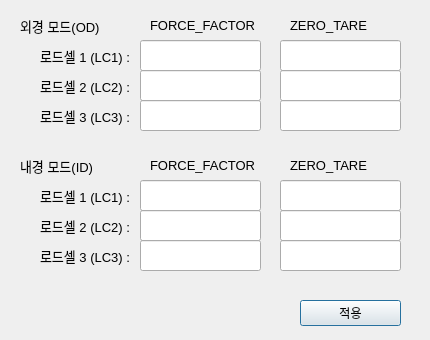
<?xml version="1.0" encoding="UTF-8"?>
<ui version="4.0">
 <class>Dialog</class>
 <widget class="QDialog" name="Dialog">
  <property name="geometry">
   <rect>
    <x>0</x>
    <y>0</y>
    <width>430</width>
    <height>340</height>
   </rect>
  </property>
  <property name="windowTitle">
   <string>Dialog</string>
  </property>
  <widget class="QLabel" name="lblCom">
   <property name="geometry">
    <rect>
     <x>20</x>
     <y>10</y>
     <width>91</width>
     <height>31</height>
    </rect>
   </property>
   <property name="font">
    <font>
     <pointsize>10</pointsize>
    </font>
   </property>
   <property name="text">
    <string>외경 모드(OD)</string>
   </property>
   <property name="alignment">
    <set>Qt::AlignmentFlag::AlignLeading|Qt::AlignmentFlag::AlignLeft|Qt::AlignmentFlag::AlignVCenter</set>
   </property>
  </widget>
  <widget class="QLabel" name="lblCom_2">
   <property name="geometry">
    <rect>
     <x>40</x>
     <y>40</y>
     <width>111</width>
     <height>31</height>
    </rect>
   </property>
   <property name="font">
    <font>
     <pointsize>10</pointsize>
    </font>
   </property>
   <property name="text">
    <string>로드셀 1 (LC1) :</string>
   </property>
   <property name="alignment">
    <set>Qt::AlignmentFlag::AlignLeading|Qt::AlignmentFlag::AlignLeft|Qt::AlignmentFlag::AlignVCenter</set>
   </property>
  </widget>
  <widget class="QPushButton" name="applyButton">
   <property name="geometry">
    <rect>
     <x>300</x>
     <y>300</y>
     <width>101</width>
     <height>26</height>
    </rect>
   </property>
   <property name="text">
    <string>적용</string>
   </property>
  </widget>
  <widget class="QLabel" name="lblCom_9">
   <property name="geometry">
    <rect>
     <x>150</x>
     <y>10</y>
     <width>111</width>
     <height>31</height>
    </rect>
   </property>
   <property name="font">
    <font>
     <pointsize>10</pointsize>
    </font>
   </property>
   <property name="text">
    <string>FORCE_FACTOR</string>
   </property>
   <property name="alignment">
    <set>Qt::AlignmentFlag::AlignLeading|Qt::AlignmentFlag::AlignLeft|Qt::AlignmentFlag::AlignVCenter</set>
   </property>
  </widget>
  <widget class="QLineEdit" name="txtODLC1Factor">
   <property name="geometry">
    <rect>
     <x>140</x>
     <y>40</y>
     <width>121</width>
     <height>31</height>
    </rect>
   </property>
   <property name="text">
    <string/>
   </property>
  </widget>
  <widget class="QLineEdit" name="txtODLC2Factor">
   <property name="geometry">
    <rect>
     <x>140</x>
     <y>70</y>
     <width>121</width>
     <height>31</height>
    </rect>
   </property>
   <property name="text">
    <string/>
   </property>
  </widget>
  <widget class="QLineEdit" name="txtODLC3Factor">
   <property name="geometry">
    <rect>
     <x>140</x>
     <y>100</y>
     <width>121</width>
     <height>31</height>
    </rect>
   </property>
   <property name="text">
    <string/>
   </property>
  </widget>
  <widget class="QLabel" name="lblCom_10">
   <property name="geometry">
    <rect>
     <x>40</x>
     <y>70</y>
     <width>111</width>
     <height>31</height>
    </rect>
   </property>
   <property name="font">
    <font>
     <pointsize>10</pointsize>
    </font>
   </property>
   <property name="text">
    <string>로드셀 2 (LC2) :</string>
   </property>
   <property name="alignment">
    <set>Qt::AlignmentFlag::AlignLeading|Qt::AlignmentFlag::AlignLeft|Qt::AlignmentFlag::AlignVCenter</set>
   </property>
  </widget>
  <widget class="QLabel" name="lblCom_11">
   <property name="geometry">
    <rect>
     <x>40</x>
     <y>100</y>
     <width>111</width>
     <height>31</height>
    </rect>
   </property>
   <property name="font">
    <font>
     <pointsize>10</pointsize>
    </font>
   </property>
   <property name="text">
    <string>로드셀 3 (LC3) :</string>
   </property>
   <property name="alignment">
    <set>Qt::AlignmentFlag::AlignLeading|Qt::AlignmentFlag::AlignLeft|Qt::AlignmentFlag::AlignVCenter</set>
   </property>
  </widget>
  <widget class="QLineEdit" name="txtIDLC3Factor">
   <property name="geometry">
    <rect>
     <x>140</x>
     <y>240</y>
     <width>121</width>
     <height>31</height>
    </rect>
   </property>
   <property name="text">
    <string/>
   </property>
  </widget>
  <widget class="QLabel" name="lblCom_3">
   <property name="geometry">
    <rect>
     <x>40</x>
     <y>180</y>
     <width>111</width>
     <height>31</height>
    </rect>
   </property>
   <property name="font">
    <font>
     <pointsize>10</pointsize>
    </font>
   </property>
   <property name="text">
    <string>로드셀 1 (LC1) :</string>
   </property>
   <property name="alignment">
    <set>Qt::AlignmentFlag::AlignLeading|Qt::AlignmentFlag::AlignLeft|Qt::AlignmentFlag::AlignVCenter</set>
   </property>
  </widget>
  <widget class="QLineEdit" name="txtIDLC1Factor">
   <property name="geometry">
    <rect>
     <x>140</x>
     <y>180</y>
     <width>121</width>
     <height>31</height>
    </rect>
   </property>
   <property name="text">
    <string/>
   </property>
  </widget>
  <widget class="QLabel" name="lblCom_12">
   <property name="geometry">
    <rect>
     <x>40</x>
     <y>210</y>
     <width>111</width>
     <height>31</height>
    </rect>
   </property>
   <property name="font">
    <font>
     <pointsize>10</pointsize>
    </font>
   </property>
   <property name="text">
    <string>로드셀 2 (LC2) :</string>
   </property>
   <property name="alignment">
    <set>Qt::AlignmentFlag::AlignLeading|Qt::AlignmentFlag::AlignLeft|Qt::AlignmentFlag::AlignVCenter</set>
   </property>
  </widget>
  <widget class="QLineEdit" name="txtIDLC2Factor">
   <property name="geometry">
    <rect>
     <x>140</x>
     <y>210</y>
     <width>121</width>
     <height>31</height>
    </rect>
   </property>
   <property name="text">
    <string/>
   </property>
  </widget>
  <widget class="QLabel" name="lblCom_13">
   <property name="geometry">
    <rect>
     <x>40</x>
     <y>240</y>
     <width>111</width>
     <height>31</height>
    </rect>
   </property>
   <property name="font">
    <font>
     <pointsize>10</pointsize>
    </font>
   </property>
   <property name="text">
    <string>로드셀 3 (LC3) :</string>
   </property>
   <property name="alignment">
    <set>Qt::AlignmentFlag::AlignLeading|Qt::AlignmentFlag::AlignLeft|Qt::AlignmentFlag::AlignVCenter</set>
   </property>
  </widget>
  <widget class="QLabel" name="lblCom_4">
   <property name="geometry">
    <rect>
     <x>20</x>
     <y>150</y>
     <width>91</width>
     <height>31</height>
    </rect>
   </property>
   <property name="font">
    <font>
     <pointsize>10</pointsize>
    </font>
   </property>
   <property name="text">
    <string>내경 모드(ID)</string>
   </property>
   <property name="alignment">
    <set>Qt::AlignmentFlag::AlignLeading|Qt::AlignmentFlag::AlignLeft|Qt::AlignmentFlag::AlignVCenter</set>
   </property>
  </widget>
  <widget class="QLabel" name="lblCom_14">
   <property name="geometry">
    <rect>
     <x>290</x>
     <y>10</y>
     <width>111</width>
     <height>31</height>
    </rect>
   </property>
   <property name="font">
    <font>
     <pointsize>10</pointsize>
    </font>
   </property>
   <property name="text">
    <string>ZERO_TARE</string>
   </property>
   <property name="alignment">
    <set>Qt::AlignmentFlag::AlignLeading|Qt::AlignmentFlag::AlignLeft|Qt::AlignmentFlag::AlignVCenter</set>
   </property>
  </widget>
  <widget class="QLineEdit" name="txtODLC1Tare">
   <property name="geometry">
    <rect>
     <x>280</x>
     <y>40</y>
     <width>121</width>
     <height>31</height>
    </rect>
   </property>
   <property name="text">
    <string/>
   </property>
  </widget>
  <widget class="QLineEdit" name="txtODLC2Tare">
   <property name="geometry">
    <rect>
     <x>280</x>
     <y>70</y>
     <width>121</width>
     <height>31</height>
    </rect>
   </property>
   <property name="text">
    <string/>
   </property>
  </widget>
  <widget class="QLineEdit" name="txtODLC3Tare">
   <property name="geometry">
    <rect>
     <x>280</x>
     <y>100</y>
     <width>121</width>
     <height>31</height>
    </rect>
   </property>
   <property name="text">
    <string/>
   </property>
  </widget>
  <widget class="QLineEdit" name="txtIDLC1Tare">
   <property name="geometry">
    <rect>
     <x>280</x>
     <y>180</y>
     <width>121</width>
     <height>31</height>
    </rect>
   </property>
   <property name="text">
    <string/>
   </property>
  </widget>
  <widget class="QLineEdit" name="txtIDLC2Tare">
   <property name="geometry">
    <rect>
     <x>280</x>
     <y>210</y>
     <width>121</width>
     <height>31</height>
    </rect>
   </property>
   <property name="text">
    <string/>
   </property>
  </widget>
  <widget class="QLineEdit" name="txtIDLC3Tare">
   <property name="geometry">
    <rect>
     <x>280</x>
     <y>240</y>
     <width>121</width>
     <height>31</height>
    </rect>
   </property>
   <property name="text">
    <string/>
   </property>
  </widget>
  <widget class="QLabel" name="lblCom_15">
   <property name="geometry">
    <rect>
     <x>290</x>
     <y>150</y>
     <width>111</width>
     <height>31</height>
    </rect>
   </property>
   <property name="font">
    <font>
     <pointsize>10</pointsize>
    </font>
   </property>
   <property name="text">
    <string>ZERO_TARE</string>
   </property>
   <property name="alignment">
    <set>Qt::AlignmentFlag::AlignLeading|Qt::AlignmentFlag::AlignLeft|Qt::AlignmentFlag::AlignVCenter</set>
   </property>
  </widget>
  <widget class="QLabel" name="lblCom_16">
   <property name="geometry">
    <rect>
     <x>150</x>
     <y>150</y>
     <width>111</width>
     <height>31</height>
    </rect>
   </property>
   <property name="font">
    <font>
     <pointsize>10</pointsize>
    </font>
   </property>
   <property name="text">
    <string>FORCE_FACTOR</string>
   </property>
   <property name="alignment">
    <set>Qt::AlignmentFlag::AlignLeading|Qt::AlignmentFlag::AlignLeft|Qt::AlignmentFlag::AlignVCenter</set>
   </property>
  </widget>
 </widget>
 <resources/>
 <connections/>
</ui>
